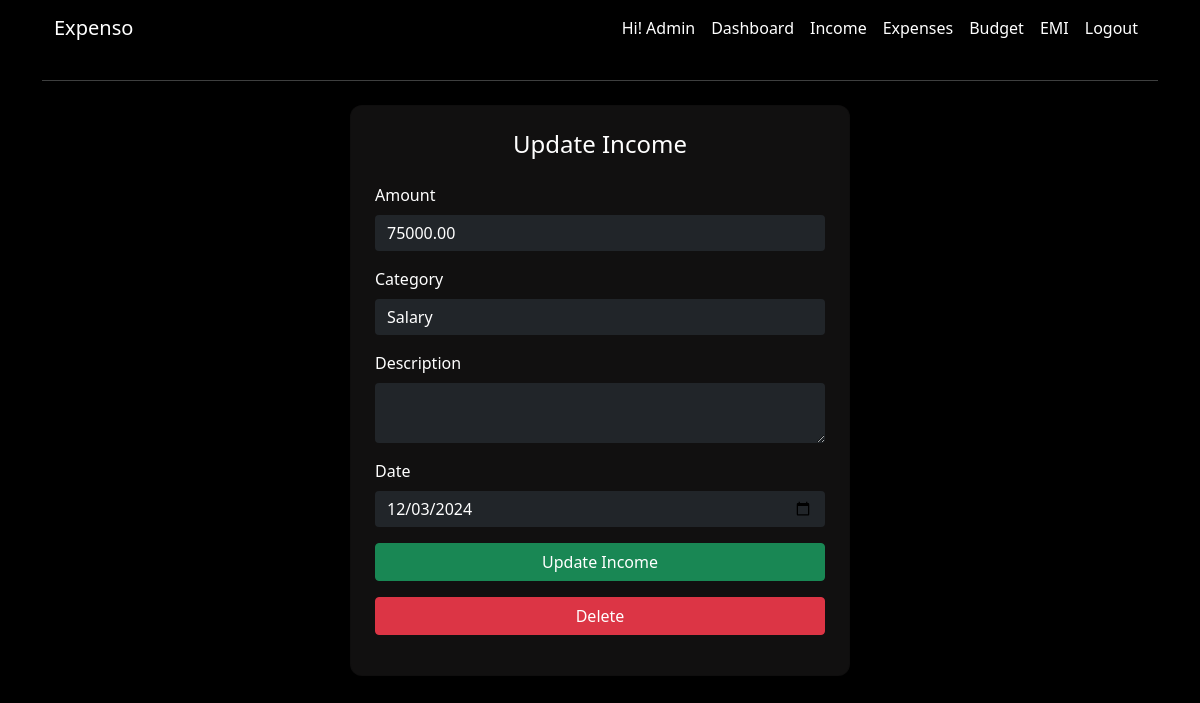
The page /income/update/4 (signed in) on the database its author committed.
### app/models.py (models this page shows, shortened)
class User(AbstractBaseUser, PermissionsMixin):
    email = models.EmailField(
        verbose_name="email address",  # Human-readable name for email
        max_length=255,  # Maximum length for the email field
        unique=True,  # Ensures email is unique
    )
    username = models.CharField(max_length=50, unique=True, blank=True, null=True)  # Optional username field
    name = models.CharField(max_length=50)
    phone = models.CharField(max_length=10)
    is_active = models.BooleanField(default=True)  # Defaults to active
    is_admin = models.BooleanField(default=False)
    objects = UserManager()
    USERNAME_FIELD = "email"
    REQUIRED_FIELDS = ["name", "phone", "username"]

class Income(models.Model):
    user = models.ForeignKey(  # Foreign key to associate income records with a user.
        User,  # Refers to the User model.
        on_delete=models.CASCADE,  # Deletes income records if the associated user is deleted.
        related_name='income'  # Allows reverse querying using 'income' on the User model.
    )
    amount = models.DecimalField(  # Field to store the income amount.
        max_digits=10,  # Maximum number of digits in the amount (including decimal places).
        decimal_places=2  # Number of digits after the decimal point (e.g., 12345.67).
    )
    category = models.ForeignKey(  # Foreign key to associate the income with a category.
        Category,  # Refers to the Category model.
        on_delete=models.CASCADE,  # Deletes income records if the associated category is deleted.
        limit_choices_to={'category_type': 'Income'},  # Limits category choices to "Income" type.
        related_name='income'  # Allows reverse querying using 'income' on the Category model.
    )
    description = models.TextField(  # Field to store an optional description for the income.
        blank=True,  # Allows this field to be left empty in forms.
        null=True  # Allows this field to store NULL values in the database.
    )
    date = models.DateField()  # Field to store the date of the income.
    created_at = models.DateTimeField(  # Field to store when the income record was created.
        auto_now_add=True  # Automatically sets the current timestamp when created.
    )

class Category(models.Model):
    INCOME = 'Income'  # Constant for the "Income" category type.
    EXPENSE = 'Expense'  # Constant for the "Expense" category type.
    CATEGORY_TYPES = [  # A list of choices for the 'category_type' field.
        (INCOME, 'Income'),  # First choice is "Income".
        (EXPENSE, 'Expense'),  # Second choice is "Expense".
    ]
    user = models.ForeignKey(  # Foreign key to associate categories with a user.
        User,  # Refers to the User model.
        on_delete=models.CASCADE,  # Deletes categories when the user is deleted.
        blank=True,  # Allows this field to be left empty.
        null=True,  # Allows this field to store NULL values.
        related_name='categories'  # Allows reverse querying using 'categories' on the User model.
    )
    name = models.CharField(  # Field for the category name.
        max_length=50,  # Maximum length of the name is 50 characters.
    )
    category_type = models.CharField(  # Field for the type of category (Income or Expense).
        max_length=10,  # Maximum length of the category type is 10 characters.
        choices=CATEGORY_TYPES  # Limits the field to predefined choices (Income/Expense).
    )
    created_at = models.DateTimeField(  # Field to store when the category was created.
        auto_now_add=True  # Automatically sets the current timestamp when created.
    )

### app/views.py (the view, shortened to what this page needs)
# urls.py: path('income/update/<int:id>', views.income_update_view, name='income-update'),
@login_required(login_url='login')
def income_update_view(request, id):
    income = get_object_or_404(Income, user=request.user, id=id)
    income_categories = request.user.categories.filter(category_type='Income')
    return render(request, 'income/income_update.html', context={'income':income,'income_categories':income_categories})

### app/templates/income/income_update.html (shortened to what this page needs)
{% extends 'base.html' %}
{% load static %}
{% block content %}
<hr class="my-4">
<div class="d-flex justify-content-center align-items-center mb-5">
    <div class="card text-white shadow-sm p-4" style="width: 100%; max-width: 500px;">
        <h4 class="text-center mb-4">Update Income</h4>
        <form method="POST">
            <div class="mb-3">
                <label class="form-label">Amount</label>
                <input type="number" step="0.01" name="amount" value="{{income.amount}}" class="form-control bg-dark text-white border-0 rounded" required>
            </div>
            <div class="mb-3">
                <label class="form-label">Category</label>
                <select name="category" class="form-control bg-dark text-white border-0 rounded" required>
                    {% for category in income_categories %}
                    <option value="{{ category.id }}" {% if income.category.id == category.id %}selected{% endif %}>
                        {{ category.name }}
                    </option>
                    {% endfor %}
                </select>
            </div>
            <div class="mb-3">
                <label class="form-label">Description</label>
                <textarea name="description" class="form-control bg-dark text-white border-0 rounded">{{income.description}}</textarea>
            </div>
            <div class="mb-3">
                <label class="form-label">Date</label>
                <input type="date" name="date" value="{{income.date|date:'Y-m-d'}}" class="form-control bg-dark text-white border-0 rounded" required>
            </div>
            <button type="submit" class="btn btn-success mb-3 w-100">Update Income</button>
            <a href="{% url 'income-delete' income.id %}" class="btn btn-danger mb-3 w-100">Delete</a>
        </form>
    </div>
</div>
{% endblock %}

### app/templates/navbar.html (shortened to what this page needs)
<nav class="navbar navbar-expand-lg" style="background-color: #000;">
  <div class="container-fluid">
    <a class="navbar-brand text-white" href="{% url 'home' %}">Expenso</a>
    <div class="collapse navbar-collapse" id="navbarTogglerDemo02">
      <ul class="navbar-nav ms-auto mb-2 mb-lg-0">
          <li class="nav-item">
            <a class="nav-link text-white" href="#">Hi! {{request.user.username | capfirst}}</a>
          </li>
        {% if request.user.is_authenticated %}
          <li class="nav-item">
            <a class="nav-link text-white" href="{% url 'dashboard' %}">Dashboard</a>
          </li>
          <li class="nav-item">
            <a class="nav-link text-white" href="{% url 'income' %}">Income</a>
          </li>
          <li class="nav-item">
            <a class="nav-link text-white" href="{% url 'expenses' %}">Expenses</a>
          </li>
          <li class="nav-item">
            <a class="nav-link text-white" href="{% url 'budgets' %}">Budget</a>
          </li>
          <li class="nav-item">
            <a class="nav-link text-white" href="{% url 'emi' %}">EMI</a>
          </li>
          <li class="nav-item">
            <a class="nav-link text-white" href="{% url 'logout' %}">Logout</a>
          </li>
          {% endif %}
      </ul>
    </div>
  </div>
</nav>

### app/templates/base.html (style rules this page uses)
.card { background-color: #111010 !important; border-radius: 12px !important; }

### rows shown on the page
User: user.username "Admin"
Income: amount "75000.00", category "Salary", date "12/03/2024"
